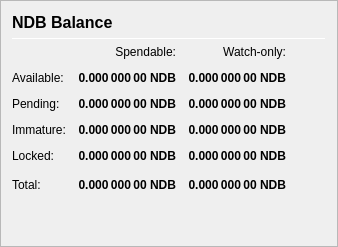
                   <widget class="QFrame" name="frame_Balances">
                    <property name="frameShape">
                     <enum>QFrame::StyledPanel</enum>
                    </property>
                    <property name="frameShadow">
                     <enum>QFrame::Raised</enum>
                    </property>
                    <layout class="QVBoxLayout" name="verticalLayout_4">
                     <item>
                      <layout class="QHBoxLayout" name="horizontalLayout_4">
                       <item>
                        <widget class="QLabel" name="label_5">
                         <property name="minimumSize">
                          <size>
                           <width>0</width>
                           <height>20</height>
                          </size>
                         </property>
                         <property name="font">
                          <font>
                           <pointsize>12</pointsize>
                           <weight>75</weight>
                           <bold>true</bold>
                          </font>
                         </property>
                         <property name="text">
                          <string>NDB Balance</string>
                         </property>
                        </widget>
                       </item>
                       <!-- <item>
                        <widget class="QLabel" name="labelNDBPercent">
                         <property name="text">
                          <string notr="true">0 %</string>
                         </property>
                        </widget>
                       </item> -->
                       <item>
                        <spacer name="horizontalSpacer_3">
                         <property name="orientation">
                          <enum>Qt::Horizontal</enum>
                         </property>
                         <property name="sizeHint" stdset="0">
                          <size>
                           <width>40</width>
                           <height>20</height>
                          </size>
                         </property>
                        </spacer>
                       </item>
                      </layout>
                     </item>
                     <item>
                      <widget class="Line" name="line_Balance">
                       <property name="minimumSize">
                        <size>
                         <width>0</width>
                         <height>1</height>
                        </size>
                       </property>
                       <property name="maximumSize">
                        <size>
                         <width>16777215</width>
                         <height>1</height>
                        </size>
                       </property>
                       <property name="orientation">
                        <enum>Qt::Horizontal</enum>
                       </property>
                      </widget>
                     </item>
                     <item>
                      <layout class="QGridLayout" name="gridLayout">
                       <property name="spacing">
                        <number>12</number>
                       </property>
                       <item row="0" column="1">
                        <widget class="QLabel" name="labelSpendable">
                         <property name="text">
                          <string>Spendable:</string>
                         </property>
                         <property name="alignment">
                          <set>Qt::AlignRight|Qt::AlignTrailing|Qt::AlignVCenter</set>
                         </property>
                        </widget>
                       </item>
                       <item row="0" column="2">
                        <widget class="QLabel" name="labelWatchonly">
                         <property name="text">
                          <string>Watch-only:</string>
                         </property>
                         <property name="alignment">
                          <set>Qt::AlignRight|Qt::AlignTrailing|Qt::AlignVCenter</set>
                         </property>
                        </widget>
                       </item>
                       <item row="1" column="0">
                        <widget class="QLabel" name="labelBalanceText">
                         <property name="text">
                          <string>Available:</string>
                         </property>
                        </widget>
                       </item>
                       <item row="1" column="1">
                        <widget class="QLabel" name="labelBalance">
                         <property name="font">
                          <font>
                           <weight>75</weight>
                           <bold>true</bold>
                          </font>
                         </property>
                         <property name="cursor">
                          <cursorShape>IBeamCursor</cursorShape>
                         </property>
                         <property name="toolTip">
                          <string>Your current spendable balance</string>
                         </property>
                         <property name="text">
                          <string notr="true">0.000 000 00 NDB</string>
                         </property>
                         <property name="alignment">
                          <set>Qt::AlignRight|Qt::AlignTrailing|Qt::AlignVCenter</set>
                         </property>
                         <property name="textInteractionFlags">
                          <set>Qt::LinksAccessibleByMouse|Qt::TextSelectableByKeyboard|Qt::TextSelectableByMouse</set>
                         </property>
                        </widget>
                       </item>
                       <item row="1" column="2">
                        <widget class="QLabel" name="labelWatchAvailable">
                         <property name="font">
                          <font>
                           <weight>75</weight>
                           <bold>true</bold>
                          </font>
                         </property>
                         <property name="cursor">
                          <cursorShape>IBeamCursor</cursorShape>
                         </property>
                         <property name="toolTip">
                          <string>Your current balance in watch-only addresses</string>
                         </property>
                         <property name="text">
                          <string notr="true">0.000 000 00 NDB</string>
                         </property>
                         <property name="alignment">
                          <set>Qt::AlignRight|Qt::AlignTrailing|Qt::AlignVCenter</set>
                         </property>
                         <property name="textInteractionFlags">
                          <set>Qt::LinksAccessibleByMouse|Qt::TextSelectableByKeyboard|Qt::TextSelectableByMouse</set>
                         </property>
                        </widget>
                       </item>
                       <item row="2" column="0">
                        <widget class="QLabel" name="labelPendingText">
                         <property name="text">
                          <string>Pending:</string>
                         </property>
                        </widget>
                       </item>
                       <item row="2" column="1">
                        <widget class="QLabel" name="labelUnconfirmed">
                         <property name="font">
                          <font>
                           <weight>75</weight>
                           <bold>true</bold>
                          </font>
                         </property>
                         <property name="cursor">
                          <cursorShape>IBeamCursor</cursorShape>
                         </property>
                         <property name="toolTip">
                          <string>Total of transactions that have yet to be confirmed, and do not yet count toward the spendable balance</string>
                         </property>
                         <property name="text">
                          <string notr="true">0.000 000 00 NDB</string>
                         </property>
                         <property name="alignment">
                          <set>Qt::AlignRight|Qt::AlignTrailing|Qt::AlignVCenter</set>
                         </property>
                         <property name="textInteractionFlags">
                          <set>Qt::LinksAccessibleByMouse|Qt::TextSelectableByKeyboard|Qt::TextSelectableByMouse</set>
                         </property>
                        </widget>
                       </item>
                       <item row="2" column="2">
                        <widget class="QLabel" name="labelWatchPending">
                         <property name="font">
                          <font>
                           <weight>75</weight>
                           <bold>true</bold>
                          </font>
                         </property>
                         <property name="cursor">
                          <cursorShape>IBeamCursor</cursorShape>
                         </property>
                         <property name="toolTip">
                          <string>Unconfirmed transactions to watch-only addresses</string>
                         </property>
                         <property name="text">
                          <string notr="true">0.000 000 00 NDB</string>
                         </property>
                         <property name="alignment">
                          <set>Qt::AlignRight|Qt::AlignTrailing|Qt::AlignVCenter</set>
                         </property>
                         <property name="textInteractionFlags">
                          <set>Qt::LinksAccessibleByMouse|Qt::TextSelectableByKeyboard|Qt::TextSelectableByMouse</set>
                         </property>
                        </widget>
                       </item>
                       <item row="3" column="0">
                        <widget class="QLabel" name="labelImmatureText">
                         <property name="text">
                          <string>Immature:</string>
                         </property>
                        </widget>
                       </item>
                       <item row="3" column="1">
                        <widget class="QLabel" name="labelImmature">
                         <property name="font">
                          <font>
                           <weight>75</weight>
                           <bold>true</bold>
                          </font>
                         </property>
                         <property name="cursor">
                          <cursorShape>IBeamCursor</cursorShape>
                         </property>
                         <property name="toolTip">
                          <string>Staked or masternode rewards that has not yet matured</string>
                         </property>
                         <property name="text">
                          <string notr="true">0.000 000 00 NDB</string>
                         </property>
                         <property name="alignment">
                          <set>Qt::AlignRight|Qt::AlignTrailing|Qt::AlignVCenter</set>
                         </property>
                         <property name="textInteractionFlags">
                          <set>Qt::LinksAccessibleByMouse|Qt::TextSelectableByKeyboard|Qt::TextSelectableByMouse</set>
                         </property>
                        </widget>
                       </item>
                       <item row="3" column="2">
                        <widget class="QLabel" name="labelWatchImmature">
                         <property name="font">
                          <font>
                           <weight>75</weight>
                           <bold>true</bold>
                          </font>
                         </property>
                         <property name="cursor">
                          <cursorShape>IBeamCursor</cursorShape>
                         </property>
                         <property name="toolTip">
                          <string>Staked or masternode rewards in watch-only addresses that has not yet matured</string>
                         </property>
                         <property name="text">
                          <string notr="true">0.000 000 00 NDB</string>
                         </property>
                         <property name="alignment">
                          <set>Qt::AlignRight|Qt::AlignTrailing|Qt::AlignVCenter</set>
                         </property>
                         <property name="textInteractionFlags">
                          <set>Qt::LinksAccessibleByMouse|Qt::TextSelectableByKeyboard|Qt::TextSelectableByMouse</set>
                         </property>
                        </widget>
                       </item>
                       <item row="4" column="0">
                        <widget class="QLabel" name="labelLockedBalanceText">
                         <property name="toolTip">
                          <string>Locked NDB or Masternode collaterals. These are excluded from zNDB minting.</string>
                         </property>
                         <property name="text">
                          <string>Locked:</string>
                         </property>
                        </widget>
                       </item>
                       <item row="4" column="1">
                        <widget class="QLabel" name="labelLockedBalance">
                         <property name="font">
                          <font>
                           <weight>75</weight>
                           <bold>true</bold>
                          </font>
                         </property>
                         <property name="cursor">
                          <cursorShape>IBeamCursor</cursorShape>
                         </property>
                         <property name="toolTip">
                          <string>Locked NDB or Masternode collaterals. These are excluded from zNDB minting.</string>
                         </property>
                         <property name="text">
                          <string notr="true">0.000 000 00 NDB</string>
                         </property>
                         <property name="alignment">
                          <set>Qt::AlignRight|Qt::AlignTrailing|Qt::AlignVCenter</set>
                         </property>
                         <property name="textInteractionFlags">
                          <set>Qt::LinksAccessibleByMouse|Qt::TextSelectableByKeyboard|Qt::TextSelectableByMouse</set>
                         </property>
                        </widget>
                       </item>
                       <item row="4" column="2">
                        <widget class="QLabel" name="labelWatchLocked">
                         <property name="font">
                          <font>
                           <weight>75</weight>
                           <bold>true</bold>
                          </font>
                         </property>
                         <property name="cursor">
                          <cursorShape>IBeamCursor</cursorShape>
                         </property>
                         <property name="toolTip">
                          <string>Current locked balance in watch-only addresses</string>
                         </property>
                         <property name="text">
                          <string notr="true">0.000 000 00 NDB</string>
                         </property>
                         <property name="alignment">
                          <set>Qt::AlignRight|Qt::AlignTrailing|Qt::AlignVCenter</set>
                         </property>
                         <property name="textInteractionFlags">
                          <set>Qt::LinksAccessibleByMouse|Qt::TextSelectableByKeyboard|Qt::TextSelectableByMouse</set>
                         </property>
                        </widget>
                       </item>
                       <item row="5" column="0">
                        <widget class="QLabel" name="labelTotalText">
                         <property name="text">
                          <string>Total:</string>
                         </property>
                         <property name="toolTip">
                          <string>Your current Nodebase balance, unconfirmed and immature transactions included</string>
                         </property>
                        </widget>
                       </item>
                       <item row="5" column="1">
                        <widget class="QLabel" name="labelTotal">
                         <property name="font">
                          <font>
                           <weight>75</weight>
                           <bold>true</bold>
                          </font>
                         </property>
                         <property name="cursor">
                          <cursorShape>IBeamCursor</cursorShape>
                         </property>
                         <property name="toolTip">
                          <string>Your current Nodebase balance, unconfirmed and immature transactions included</string>
                         </property>
                         <property name="text">
                          <string notr="true">0.000 000 00 NDB</string>
                         </property>
                         <property name="alignment">
                          <set>Qt::AlignRight|Qt::AlignTrailing|Qt::AlignVCenter</set>
                         </property>
                         <property name="textInteractionFlags">
                          <set>Qt::LinksAccessibleByMouse|Qt::TextSelectableByKeyboard|Qt::TextSelectableByMouse</set>
                         </property>
                        </widget>
                       </item>
                       <item row="5" column="2">
                        <widget class="QLabel" name="labelWatchTotal">
                         <property name="font">
                          <font>
                           <weight>75</weight>
                           <bold>true</bold>
                          </font>
                         </property>
                         <property name="cursor">
                          <cursorShape>IBeamCursor</cursorShape>
                         </property>
                         <property name="toolTip">
                          <string>Current total balance in watch-only addresses</string>
                         </property>
                         <property name="text">
                          <string notr="true">0.000 000 00 NDB</string>
                         </property>
                         <property name="alignment">
                          <set>Qt::AlignRight|Qt::AlignTrailing|Qt::AlignVCenter</set>
                         </property>
                         <property name="textInteractionFlags">
                          <set>Qt::LinksAccessibleByMouse|Qt::TextSelectableByKeyboard|Qt::TextSelectableByMouse</set>
                         </property>
                        </widget>
                       </item>
                       <item row="5" column="3">
                        <spacer name="horizontalSpacer_9">
                         <property name="orientation">
                          <enum>Qt::Horizontal</enum>
                         </property>
                         <property name="sizeHint" stdset="0">
                          <size>
                           <width>40</width>
                           <height>20</height>
                          </size>
                         </property>
                        </spacer>
                       </item>
                      </layout>
                     </item>
                     <item>
                      <spacer name="verticalSpacer_3">
                       <property name="orientation">
                        <enum>Qt::Vertical</enum>
                       </property>
                       <property name="sizeHint" stdset="0">
                        <size>
                         <width>20</width>
                         <height>40</height>
                        </size>
                       </property>
                      </spacer>
                     </item>
                    </layout>
                   </widget>
